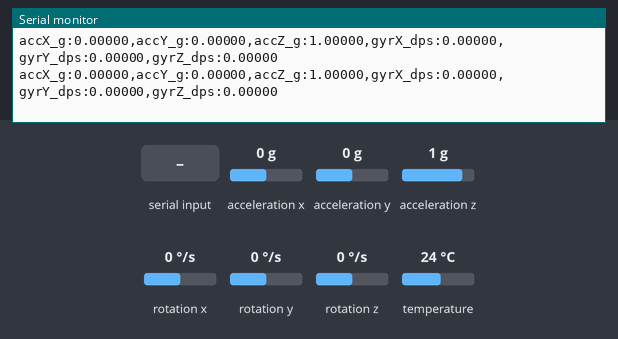
A sketch run on a simulated ESP32. On the bench: the last lines printed to the serial monitor. The inputs (shaded band) are chosen by the test bench; at power-on: rotation x 0 °/s, acceleration x 0 g, acceleration y 0 g, acceleration z 1 g, rotation y 0 °/s, rotation z 0 °/s, temperature 24 °C.

Above: at 2.2 s.
2.3 s: rotation x set to 100 °/s
At 3.4 s:
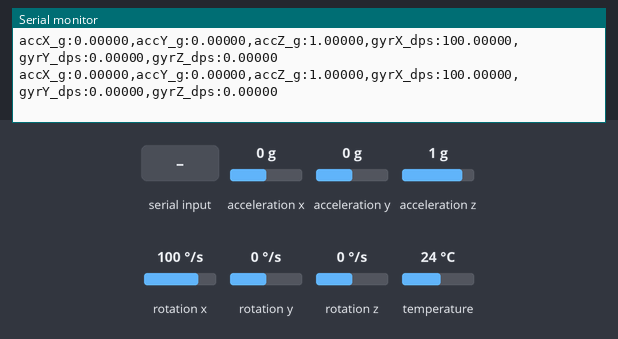
5.3 s: "?" received over Serial
At 6.5 s:
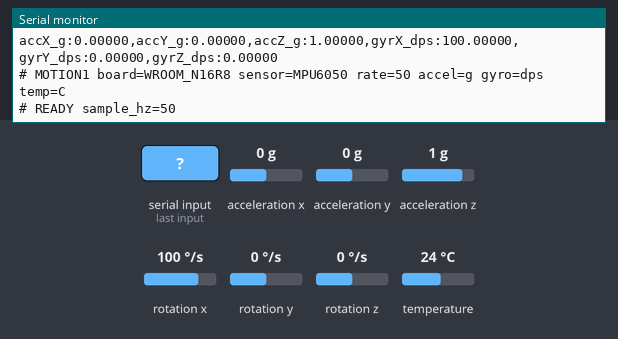
6.8 s: "s" received over Serial
At 7.6 s:
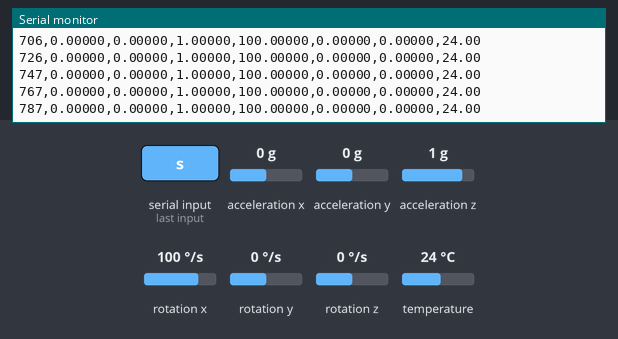
8.3 s: "x" received over Serial
At 8.8 s:
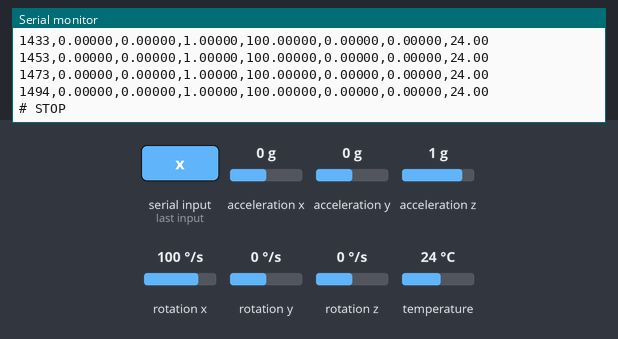
Timing chart, 0 to 10.8 s (numbered marks = the images above; inputs shaded):
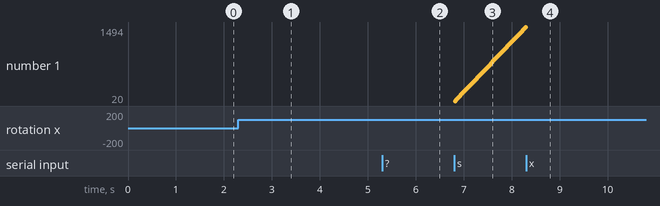

Measured:
- after the input at 2.3 s, the serial monitor: prints a new line at once (image 1)
- after the input at 5.3 s, the serial monitor: prints a new line at once (image 2)
- after the input at 6.8 s, the serial monitor: prints a new line at once (image 3)

The sketch:

esp32_motion_capture.ino
```cpp
// MPU6050의 가속도 3축과 각속도 3축을 읽어 USB로 보내는 예제
// 라이브러리: Adafruit MPU6050 (의존 라이브러리도 함께 설치)
// XIAO: SDA=D4(GPIO5), SCL=D5(GPIO6) / WROOM: SDA=GPIO7, SCL=GPIO6
// AD0는 GND에 연결합니다. 전원 배선은 학생 안내문을 참고하세요.
// 업로드 후 시리얼 플로터(115200 baud)를 열면 6축 그래프가 나옵니다.
// Chrome 연결 시 CSV로 자동 전환됩니다. 플로터로 돌아올 때는 p를 보내세요.

#include <Wire.h>
#include <Adafruit_MPU6050.h>
#include <Adafruit_Sensor.h>

#if defined(ARDUINO_XIAO_ESP32S3)
const int SDA_PIN = 5;
const char BOARD_NAME[] = "XIAO_ESP32S3";
#else
const int SDA_PIN = 7;
const char BOARD_NAME[] = "WROOM_N16R8";
#endif
const int SCL_PIN = 6;
const byte MPU_ADDRESS = 0x68;  // AD0가 3V3이면 0x69로 변경
const int SAMPLE_INTERVAL = 20; // 20ms 간격: 약 50Hz

Adafruit_MPU6050 mpu;
bool collecting = true;
bool plotterMode = true;
unsigned long startTime = 0;
unsigned long lastSampleTime = 0;

void setup() {
  Serial.begin(115200);
  delay(1000);
  Wire.begin(SDA_PIN, SCL_PIN, 400000);

  // 1. MPU6050을 연결하고 측정 범위를 정합니다.
  if (!mpu.begin(MPU_ADDRESS, &Wire)) {
    Serial.println("# ERROR MPU6050 not found. Check wiring and address.");
    while (true) delay(1000);
  }
  mpu.setAccelerometerRange(MPU6050_RANGE_8_G); // 가속도 범위: ±8g
  mpu.setGyroRange(MPU6050_RANGE_500_DEG);      // 각속도 범위: ±500도/초
  mpu.setFilterBandwidth(MPU6050_BAND_21_HZ);  // 센서 잡음을 줄이는 필터
  mpu.setSampleRateDivisor(4);                // 센서 내부 갱신: 200Hz
  lastSampleTime = millis();
}

void loop() {
  readCommand(); // 플로터·브라우저 전환과 시작·중지 (아래 보조 함수)
  delay(1);
  if (!collecting) return;

  // 2. 약 20ms마다 한 번 측정합니다.
  unsigned long now = millis();
  if (now - lastSampleTime < SAMPLE_INTERVAL) return;
  lastSampleTime = now;

  sensors_event_t acceleration, gyro, temperature;
  mpu.getEvent(&acceleration, &gyro, &temperature);

  // 3. 가속도는 m/s² → g, 각속도는 rad/s → 도/초로 바꿉니다.
  float ax = acceleration.acceleration.x / 9.80665;
  float ay = acceleration.acceleration.y / 9.80665;
  float az = acceleration.acceleration.z / 9.80665;
  float gx = gyro.gyro.x * 180.0 / PI;
  float gy = gyro.gyro.y * 180.0 / PI;
  float gz = gyro.gyro.z * 180.0 / PI;

  // 4. 플로터에는 이름:값 형식으로 센서 6축만 보냅니다.
  if (plotterMode) {
    Serial.print("accX_g:"); Serial.print(ax, 5); Serial.print(",");
    Serial.print("accY_g:"); Serial.print(ay, 5); Serial.print(",");
    Serial.print("accZ_g:"); Serial.print(az, 5); Serial.print(",");
    Serial.print("gyrX_dps:"); Serial.print(gx, 5); Serial.print(",");
    Serial.print("gyrY_dps:"); Serial.print(gy, 5); Serial.print(",");
    Serial.print("gyrZ_dps:"); Serial.println(gz, 5);
    return;
  }

  // Chrome에는 시간, 센서 6축, 온도를 기존 CSV 형식으로 보냅니다.
  Serial.print(now - startTime); Serial.print(",");
  Serial.print(ax, 5); Serial.print(",");
  Serial.print(ay, 5); Serial.print(",");
  Serial.print(az, 5); Serial.print(",");
  Serial.print(gx, 5); Serial.print(",");
  Serial.print(gy, 5); Serial.print(",");
  Serial.print(gz, 5); Serial.print(",");
  Serial.println(temperature.temperature, 2);
}

// 아래는 출력 모드 전환과 collector.html 연결용 보조 코드입니다.
// 센서 학습은 위의 setup()과 loop()에 집중하면 됩니다.
void sendReady() {
  Serial.print("# MOTION1 board=");
  Serial.print(BOARD_NAME);
  Serial.println(" sensor=MPU6050 rate=50 accel=g gyro=dps temp=C");
  Serial.println("# READY sample_hz=50");
}

void readCommand() {
  if (!Serial.available()) return;
  char command = Serial.read();
  if (command == '?') {
    plotterMode = false;
    collecting = false;
    sendReady();
  }
  if (command == 's') {
    plotterMode = false;
    collecting = true;
    startTime = millis();
    lastSampleTime = startTime;
    Serial.println("# START");
    Serial.println("timestamp,accX,accY,accZ,gyrX,gyrY,gyrZ,tempC");
  }
  if (command == 'x') {
    collecting = false;
    Serial.println("# STOP");
  }
  if (command == 'p') {
    plotterMode = true;
    collecting = true;
    lastSampleTime = millis();
  }
}
```
